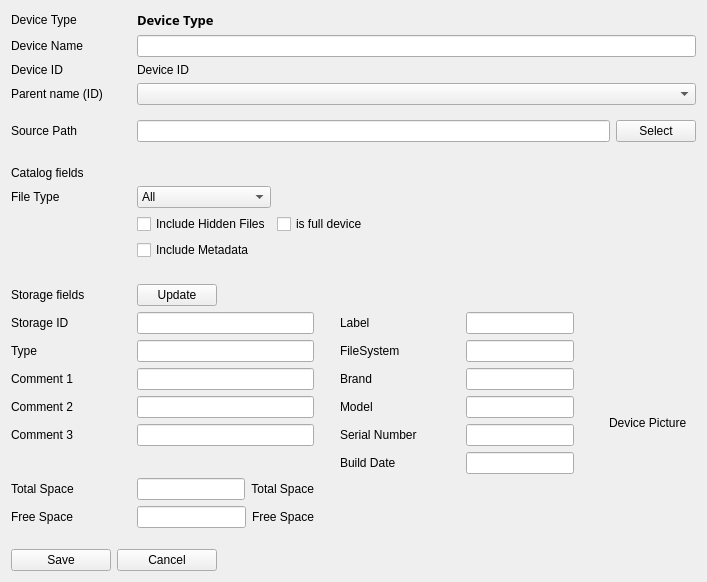
             <widget class="QWidget" name="Devices_widget_Edit" native="true">
              <property name="minimumSize">
               <size>
                <width>120</width>
                <height>0</height>
               </size>
              </property>
              <layout class="QVBoxLayout" name="verticalLayout_21">
               <item>
                <layout class="QFormLayout" name="Devices_formLayout_4">
                 <item row="1" column="0">
                  <widget class="QLabel" name="Devices_label_ItemEditionName">
                   <property name="minimumSize">
                    <size>
                     <width>120</width>
                     <height>0</height>
                    </size>
                   </property>
                   <property name="text">
                    <string>Device Name</string>
                   </property>
                  </widget>
                 </item>
                 <item row="1" column="1">
                  <widget class="QLineEdit" name="Devices_lineEdit_Name"/>
                 </item>
                 <item row="0" column="0">
                  <widget class="QLabel" name="Devices_label_ItemDeviceType">
                   <property name="minimumSize">
                    <size>
                     <width>120</width>
                     <height>0</height>
                    </size>
                   </property>
                   <property name="text">
                    <string>Device Type</string>
                   </property>
                  </widget>
                 </item>
                 <item row="0" column="1">
                  <widget class="QLabel" name="Devices_label_ItemDeviceTypeValue">
                   <property name="minimumSize">
                    <size>
                     <width>100</width>
                     <height>0</height>
                    </size>
                   </property>
                   <property name="font">
                    <font>
                     <family>Noto Sans</family>
                     <pointsize>10</pointsize>
                     <bold>true</bold>
                    </font>
                   </property>
                   <property name="text">
                    <string>Device Type</string>
                   </property>
                  </widget>
                 </item>
                 <item row="2" column="0">
                  <widget class="QLabel" name="Devices_label_ItemDeviceID">
                   <property name="minimumSize">
                    <size>
                     <width>120</width>
                     <height>0</height>
                    </size>
                   </property>
                   <property name="text">
                    <string>Device ID</string>
                   </property>
                  </widget>
                 </item>
                 <item row="2" column="1">
                  <widget class="QLabel" name="Devices_label_ItemDeviceIDValue">
                   <property name="minimumSize">
                    <size>
                     <width>100</width>
                     <height>0</height>
                    </size>
                   </property>
                   <property name="text">
                    <string>Device ID</string>
                   </property>
                  </widget>
                 </item>
                 <item row="3" column="0">
                  <widget class="QLabel" name="Devices_label_ItemEditionParent">
                   <property name="minimumSize">
                    <size>
                     <width>120</width>
                     <height>0</height>
                    </size>
                   </property>
                   <property name="text">
                    <string>Parent name (ID)</string>
                   </property>
                  </widget>
                 </item>
                 <item row="3" column="1">
                  <widget class="QComboBox" name="Devices_comboBox_Parent"/>
                 </item>
                </layout>
               </item>
               <item>
                <widget class="QWidget" name="Devices_widget_EditCommon" native="true">
                 <layout class="QVBoxLayout" name="verticalLayout_22">
                  <property name="leftMargin">
                   <number>0</number>
                  </property>
                  <property name="rightMargin">
                   <number>0</number>
                  </property>
                  <item>
                   <layout class="QGridLayout" name="Devices_gridLayout_5">
                    <item row="0" column="1">
                     <widget class="QLineEdit" name="Devices_lineEdit_Path"/>
                    </item>
                    <item row="0" column="0">
                     <widget class="QLabel" name="Devices_label_ItemEditionPath">
                      <property name="minimumSize">
                       <size>
                        <width>120</width>
                        <height>0</height>
                       </size>
                      </property>
                      <property name="text">
                       <string>Source Path</string>
                      </property>
                     </widget>
                    </item>
                    <item row="0" column="2">
                     <widget class="QPushButton" name="Devices_pushButton_SelectPath">
                      <property name="text">
                       <string>Select</string>
                      </property>
                      <property name="icon">
                       <iconset theme="edit-select"/>
                      </property>
                     </widget>
                    </item>
                   </layout>
                  </item>
                 </layout>
                </widget>
               </item>
               <item>
                <widget class="QWidget" name="Devices_widget_EditCatalogFields" native="true">
                 <layout class="QGridLayout" name="gridLayout_19">
                  <property name="leftMargin">
                   <number>0</number>
                  </property>
                  <property name="rightMargin">
                   <number>0</number>
                  </property>
                  <item row="1" column="0">
                   <layout class="QGridLayout" name="Devices_gridLayout_18">
                    <item row="0" column="2">
                     <spacer name="Devices_horizontalSpacer_14">
                      <property name="orientation">
                       <enum>Qt::Orientation::Horizontal</enum>
                      </property>
                      <property name="sizeHint" stdset="0">
                       <size>
                        <width>40</width>
                        <height>20</height>
                       </size>
                      </property>
                     </spacer>
                    </item>
                    <item row="1" column="1">
                     <widget class="QCheckBox" name="Catalogs_checkBox_IncludeHidden">
                      <property name="enabled">
                       <bool>true</bool>
                      </property>
                      <property name="text">
                       <string>Include Hidden Files</string>
                      </property>
                     </widget>
                    </item>
                    <item row="2" column="1">
                     <widget class="QCheckBox" name="Catalogs_checkBox_IncludeMetadata">
                      <property name="enabled">
                       <bool>true</bool>
                      </property>
                      <property name="text">
                       <string>Include Metadata</string>
                      </property>
                     </widget>
                    </item>
                    <item row="0" column="1">
                     <widget class="QComboBox" name="Catalogs_comboBox_FileType">
                      <item>
                       <property name="text">
                        <string>All</string>
                       </property>
                      </item>
                      <item>
                       <property name="text">
                        <string>Audio</string>
                       </property>
                       <property name="icon">
                        <iconset theme="audio-x-mpeg"/>
                       </property>
                      </item>
                      <item>
                       <property name="text">
                        <string>Image</string>
                       </property>
                       <property name="icon">
                        <iconset theme="image-jpeg"/>
                       </property>
                      </item>
                      <item>
                       <property name="text">
                        <string>Text</string>
                       </property>
                       <property name="icon">
                        <iconset theme="folder-text"/>
                       </property>
                      </item>
                      <item>
                       <property name="text">
                        <string>Video</string>
                       </property>
                       <property name="icon">
                        <iconset theme="video-mp4"/>
                       </property>
                      </item>
                     </widget>
                    </item>
                    <item row="1" column="2">
                     <widget class="QCheckBox" name="Catalogs_checkBox_isFullDevice">
                      <property name="text">
                       <string>is full device</string>
                      </property>
                     </widget>
                    </item>
                    <item row="0" column="0">
                     <widget class="QLabel" name="Catalogs_label_FileType">
                      <property name="minimumSize">
                       <size>
                        <width>120</width>
                        <height>0</height>
                       </size>
                      </property>
                      <property name="text">
                       <string>File Type</string>
                      </property>
                     </widget>
                    </item>
                   </layout>
                  </item>
                  <item row="0" column="0">
                   <widget class="QLabel" name="Devices_label_ItemEditionPath_5">
                    <property name="minimumSize">
                     <size>
                      <width>100</width>
                      <height>0</height>
                     </size>
                    </property>
                    <property name="text">
                     <string>Catalog fields</string>
                    </property>
                   </widget>
                  </item>
                 </layout>
                </widget>
               </item>
               <item>
                <widget class="QWidget" name="Devices_widget_EditStorageFields" native="true">
                 <layout class="QGridLayout" name="gridLayout_20">
                  <property name="leftMargin">
                   <number>0</number>
                  </property>
                  <property name="rightMargin">
                   <number>0</number>
                  </property>
                  <item row="2" column="0">
                   <layout class="QGridLayout" name="Devices_gridLayout_21">
                    <item row="0" column="1">
                     <spacer name="Devices_horizontalSpacer_6">
                      <property name="orientation">
                       <enum>Qt::Orientation::Horizontal</enum>
                      </property>
                      <property name="sizeType">
                       <enum>QSizePolicy::Policy::Fixed</enum>
                      </property>
                      <property name="sizeHint" stdset="0">
                       <size>
                        <width>20</width>
                        <height>20</height>
                       </size>
                      </property>
                     </spacer>
                    </item>
                    <item row="0" column="4">
                     <layout class="QVBoxLayout" name="Devices_verticalLayout_27">
                      <item>
                       <widget class="QWidget" name="Storage_widget_Picture_2" native="true">
                        <property name="enabled">
                         <bool>true</bool>
                        </property>
                        <layout class="QVBoxLayout" name="verticalLayout_28">
                         <item>
                          <widget class="QLabel" name="Storage_label_Picture_2">
                           <property name="text">
                            <string>Device Picture</string>
                           </property>
                          </widget>
                         </item>
                        </layout>
                       </widget>
                      </item>
                     </layout>
                    </item>
                    <item row="0" column="3">
                     <spacer name="Devices_horizontalSpacer_12">
                      <property name="orientation">
                       <enum>Qt::Orientation::Horizontal</enum>
                      </property>
                      <property name="sizeType">
                       <enum>QSizePolicy::Policy::Fixed</enum>
                      </property>
                      <property name="sizeHint" stdset="0">
                       <size>
                        <width>20</width>
                        <height>20</height>
                       </size>
                      </property>
                     </spacer>
                    </item>
                    <item row="0" column="0">
                     <layout class="QFormLayout" name="Devices_formLayout">
                      <item row="0" column="0">
                       <widget class="QLabel" name="Devices_label_ID">
                        <property name="minimumSize">
                         <size>
                          <width>120</width>
                          <height>0</height>
                         </size>
                        </property>
                        <property name="text">
                         <string>Storage ID</string>
                        </property>
                       </widget>
                      </item>
                      <item row="0" column="1">
                       <widget class="QLineEdit" name="Storage_lineEdit_Panel_ID"/>
                      </item>
                      <item row="1" column="0">
                       <widget class="QLabel" name="Devices_label_Type">
                        <property name="minimumSize">
                         <size>
                          <width>120</width>
                          <height>0</height>
                         </size>
                        </property>
                        <property name="maximumSize">
                         <size>
                          <width>120</width>
                          <height>16777215</height>
                         </size>
                        </property>
                        <property name="text">
                         <string>Type</string>
                        </property>
                       </widget>
                      </item>
                      <item row="1" column="1">
                       <widget class="QLineEdit" name="Storage_lineEdit_Panel_Type"/>
                      </item>
                      <item row="2" column="0">
                       <widget class="QLabel" name="Devices_label_Comment1">
                        <property name="minimumSize">
                         <size>
                          <width>120</width>
                          <height>0</height>
                         </size>
                        </property>
                        <property name="text">
                         <string>Comment 1</string>
                        </property>
                       </widget>
                      </item>
                      <item row="2" column="1">
                       <widget class="QLineEdit" name="Storage_lineEdit_Panel_Comment1"/>
                      </item>
                      <item row="3" column="0">
                       <widget class="QLabel" name="Devices_label_Comment2">
                        <property name="minimumSize">
                         <size>
                          <width>120</width>
                          <height>0</height>
                         </size>
                        </property>
                        <property name="text">
                         <string>Comment 2</string>
                        </property>
                       </widget>
                      </item>
                      <item row="3" column="1">
                       <widget class="QLineEdit" name="Storage_lineEdit_Panel_Comment2"/>
                      </item>
                      <item row="4" column="0">
                       <widget class="QLabel" name="Devices_label_Comment3">
                        <property name="minimumSize">
                         <size>
                          <width>120</width>
                          <height>0</height>
                         </size>
                        </property>
                        <property name="text">
                         <string>Comment 3</string>
                        </property>
                       </widget>
                      </item>
                      <item row="4" column="1">
                       <widget class="QLineEdit" name="Storage_lineEdit_Panel_Comment3"/>
                      </item>
                      <item row="5" column="0">
                       <spacer name="Devices_horizontalSpacer_3">
                        <property name="orientation">
                         <enum>Qt::Orientation::Horizontal</enum>
                        </property>
                        <property name="sizeHint" stdset="0">
                         <size>
                          <width>40</width>
                          <height>20</height>
                         </size>
                        </property>
                       </spacer>
                      </item>
                      <item row="6" column="0">
                       <widget class="QLabel" name="Devices_label_TotalSpace">
                        <property name="text">
                         <string>Total Space</string>
                        </property>
                       </widget>
                      </item>
                      <item row="11" column="1">
                       <layout class="QHBoxLayout" name="Devices_horizontalLayout_13"/>
                      </item>
                      <item row="6" column="1">
                       <layout class="QHBoxLayout" name="Devices_horizontalLayout_9">
                        <item>
                         <widget class="QLineEdit" name="Storage_lineEdit_Panel_Total">
                          <property name="maximumSize">
                           <size>
                            <width>120</width>
                            <height>16777215</height>
                           </size>
                          </property>
                          <property name="alignment">
                           <set>Qt::AlignmentFlag::AlignRight|Qt::AlignmentFlag::AlignTrailing|Qt::AlignmentFlag::AlignVCenter</set>
                          </property>
                         </widget>
                        </item>
                        <item>
                         <widget class="QLabel" name="Storage_label_Panel_TotalSpace">
                          <property name="maximumSize">
                           <size>
                            <width>100</width>
                            <height>16777215</height>
                           </size>
                          </property>
                          <property name="text">
                           <string>Total Space</string>
                          </property>
                          <property name="alignment">
                           <set>Qt::AlignmentFlag::AlignRight|Qt::AlignmentFlag::AlignTrailing|Qt::AlignmentFlag::AlignVCenter</set>
                          </property>
                         </widget>
                        </item>
                       </layout>
                      </item>
                      <item row="7" column="0">
                       <widget class="QLabel" name="Devices_label_9">
                        <property name="text">
                         <string>Free Space</string>
                        </property>
                       </widget>
                      </item>
                      <item row="7" column="1">
                       <layout class="QHBoxLayout" name="Devices_horizontalLayout_10">
                        <item>
                         <widget class="QLineEdit" name="Storage_lineEdit_Panel_Free">
                          <property name="maximumSize">
                           <size>
                            <width>120</width>
                            <height>16777215</height>
                           </size>
                          </property>
                          <property name="alignment">
                           <set>Qt::AlignmentFlag::AlignRight|Qt::AlignmentFlag::AlignTrailing|Qt::AlignmentFlag::AlignVCenter</set>
                          </property>
                         </widget>
                        </item>
                        <item>
                         <widget class="QLabel" name="Storage_label_Panel_FreeSpace">
                          <property name="maximumSize">
                           <size>
                            <width>100</width>
                            <height>16777215</height>
                           </size>
                          </property>
                          <property name="text">
                           <string>Free Space</string>
                          </property>
                          <property name="alignment">
                           <set>Qt::AlignmentFlag::AlignRight|Qt::AlignmentFlag::AlignTrailing|Qt::AlignmentFlag::AlignVCenter</set>
                          </property>
                         </widget>
                        </item>
                       </layout>
                      </item>
                     </layout>
                    </item>
                    <item row="0" column="2">
                     <layout class="QFormLayout" name="Devices_formLayout_2">
                      <item row="2" column="0">
                       <widget class="QLabel" name="Devices_label_Brand">
                        <property name="minimumSize">
                         <size>
                          <width>120</width>
                          <height>0</height>
                         </size>
                        </property>
                        <property name="maximumSize">
                         <size>
                          <width>120</width>
                          <height>16777215</height>
                         </size>
                        </property>
                        <property name="text">
                         <string>Brand</string>
                        </property>
                       </widget>
                      </item>
                      <item row="2" column="1">
                       <widget class="QLineEdit" name="Storage_lineEdit_Panel_Brand"/>
                      </item>
                      <item row="3" column="0">
                       <widget class="QLabel" name="Devices_label_Model">
                        <property name="minimumSize">
                         <size>
                          <width>120</width>
                          <height>0</height>
                         </size>
                        </property>
                        <property name="maximumSize">
                         <size>
                          <width>120</width>
                          <height>16777215</height>
                         </size>
                        </property>
                        <property name="text">
                         <string>Model</string>
                        </property>
                       </widget>
                      </item>
                      <item row="3" column="1">
                       <widget class="QLineEdit" name="Storage_lineEdit_Panel_Model"/>
                      </item>
                      <item row="4" column="0">
                       <widget class="QLabel" name="Devices_label_SerialNumber">
                        <property name="minimumSize">
                         <size>
                          <width>120</width>
                          <height>0</height>
                         </size>
                        </property>
                        <property name="maximumSize">
                         <size>
                          <width>16777215</width>
                          <height>16777215</height>
                         </size>
                        </property>
                        <property name="text">
                         <string>Serial Number</string>
                        </property>
                       </widget>
                      </item>
                      <item row="4" column="1">
                       <widget class="QLineEdit" name="Storage_lineEdit_Panel_SerialNumber"/>
                      </item>
                      <item row="5" column="0">
                       <widget class="QLabel" name="Devices_label_BuildDate">
                        <property name="minimumSize">
                         <size>
                          <width>120</width>
                          <height>0</height>
                         </size>
                        </property>
                        <property name="maximumSize">
                         <size>
                          <width>16777215</width>
                          <height>16777215</height>
                         </size>
                        </property>
                        <property name="text">
                         <string>Build Date</string>
                        </property>
                       </widget>
                      </item>
                      <item row="5" column="1">
                       <widget class="QLineEdit" name="Storage_lineEdit_Panel_BuildDate"/>
                      </item>
                      <item row="0" column="0">
                       <widget class="QLabel" name="Devices_label_Label">
                        <property name="minimumSize">
                         <size>
                          <width>120</width>
                          <height>0</height>
                         </size>
                        </property>
                        <property name="maximumSize">
                         <size>
                          <width>16777215</width>
                          <height>16777215</height>
                         </size>
                        </property>
                        <property name="text">
                         <string>Label</string>
                        </property>
                       </widget>
                      </item>
                      <item row="0" column="1">
                       <widget class="QLineEdit" name="Storage_lineEdit_Panel_Label"/>
                      </item>
                      <item row="1" column="0">
                       <widget class="QLabel" name="Devices_label_FileSystem">
                        <property name="minimumSize">
                         <size>
                          <width>120</width>
                          <height>0</height>
                         </size>
                        </property>
                        <property name="maximumSize">
                         <size>
                          <width>16777215</width>
                          <height>16777215</height>
                         </size>
                        </property>
                        <property name="text">
                         <string>FileSystem</string>
                        </property>
                       </widget>
                      </item>
                      <item row="1" column="1">
                       <widget class="QLineEdit" name="Storage_lineEdit_Panel_FileSystem"/>
                      </item>
                      <item row="8" column="0">
                       <spacer name="Devices_verticalSpacer_3">
                        <property name="orientation">
                         <enum>Qt::Orientation::Vertical</enum>
                        </property>
                        <property name="sizeType">
                         <enum>QSizePolicy::Policy::Fixed</enum>
                        </property>
                        <property name="sizeHint" stdset="0">
                         <size>
                          <width>20</width>
                          <height>20</height>
                         </size>
                        </property>
                       </spacer>
                      </item>
                     </layout>
                    </item>
                   </layout>
                  </item>
                  <item row="1" column="0">
                   <layout class="QHBoxLayout" name="Devices_horizontalLayout_18">
                    <item>
                     <widget class="QLabel" name="Devices_label_ItemEditionPath_6">
                      <property name="minimumSize">
                       <size>
                        <width>120</width>
                        <height>0</height>
                       </size>
                      </property>
                      <property name="text">
                       <string>Storage fields</string>
                      </property>
                     </widget>
                    </item>
                    <item>
                     <widget class="QPushButton" name="Storage_pushButton_UpdateStorage">
                      <property name="enabled">
                       <bool>true</bool>
                      </property>
                      <property name="toolTip">
                       <string>&lt;html&gt;&lt;head/&gt;&lt;body&gt;&lt;p&gt;Update the selected catalog's files, if the device is available&lt;/p&gt;&lt;/body&gt;&lt;/html&gt;</string>
                      </property>
                      <property name="text">
                       <string>Update</string>
                      </property>
                      <property name="icon">
                       <iconset theme="media-playlist-repeat"/>
                      </property>
                      <property name="iconSize">
                       <size>
                        <width>16</width>
                        <height>16</height>
                       </size>
                      </property>
                     </widget>
                    </item>
                    <item>
                     <spacer name="Devices_horizontalSpacer_2">
                      <property name="orientation">
                       <enum>Qt::Orientation::Horizontal</enum>
                      </property>
                      <property name="sizeHint" stdset="0">
                       <size>
                        <width>40</width>
                        <height>20</height>
                       </size>
                      </property>
                     </spacer>
                    </item>
                   </layout>
                  </item>
                 </layout>
                </widget>
               </item>
               <item>
                <layout class="QHBoxLayout" name="Devices_horizontalLayout_15">
                 <item>
                  <widget class="QPushButton" name="Devices_pushButton_Save">
                   <property name="minimumSize">
                    <size>
                     <width>100</width>
                     <height>0</height>
                    </size>
                   </property>
                   <property name="text">
                    <string>Save</string>
                   </property>
                  </widget>
                 </item>
                 <item>
                  <widget class="QPushButton" name="Devices_pushButton_Cancel">
                   <property name="minimumSize">
                    <size>
                     <width>100</width>
                     <height>0</height>
                    </size>
                   </property>
                   <property name="text">
                    <string>Cancel</string>
                   </property>
                  </widget>
                 </item>
                 <item>
                  <spacer name="Devices_horizontalSpacer">
                   <property name="orientation">
                    <enum>Qt::Orientation::Horizontal</enum>
                   </property>
                   <property name="sizeHint" stdset="0">
                    <size>
                     <width>40</width>
                     <height>20</height>
                    </size>
                   </property>
                  </spacer>
                 </item>
                </layout>
               </item>
              </layout>
             </widget>
